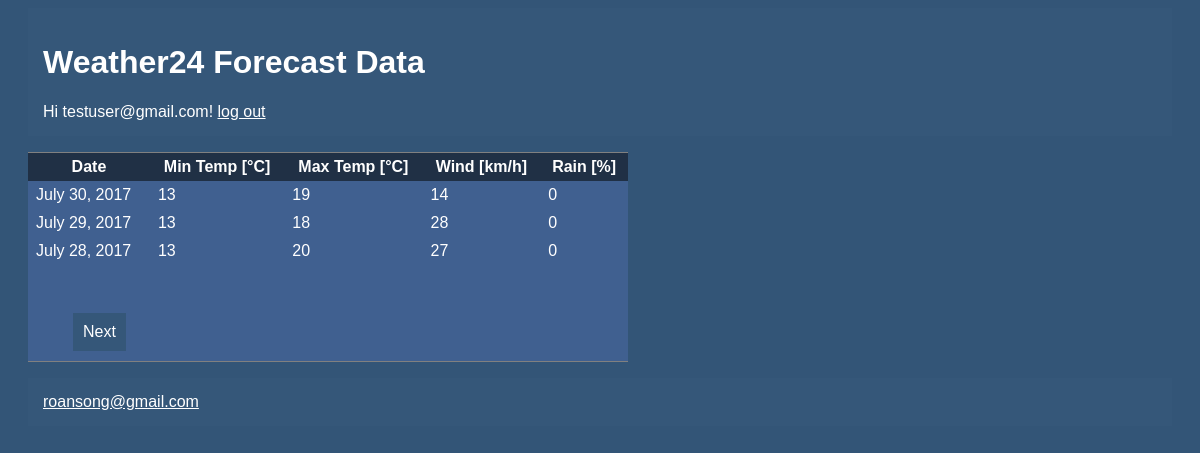
Screenshot of /weather/ (signed in) with the database file from the repository.
### main/models.py (models this page shows, shortened)
class Forecast(models.Model):
	date = models.DateField('Forecast date',unique=True)
	min_temp = models.IntegerField('Min temp')
	max_temp = models.IntegerField('Max temp')
	wind = models.IntegerField('Wind')
	rain = models.IntegerField('Rain')

### main/views.py (the view)
# urls.py: url(r'^weather/$', views.results, name='results'),
@login_required
def results(request, page=0):
    if not (Forecast.objects.count() > 0):
        print('loading')
        load_forecasts()
    page_length = int(request.GET['per_page']) if 'per_page' in request.GET else 3
    page = int(page)
    ind = page*page_length
    query = Forecast.objects.all().order_by('-date')
    context = {
        'forecasts': query[ind:ind+page_length],
        'nextPage':page+1 if ind + page_length <= len(query) else -1,
        'prevPage':page-1,
        'page':page,
        }
    return render(request, 'main/results.html', context)

### main/templates/main/results.html (shortened to what this page needs)
{% extends 'main/base.html' %}
{% block content_header %}Weather24 Forecast Data{% endblock %}
{% block content %}
{% if forecasts %}
    <ul id="main">
    <li>
    <div id="results" class="content">
	    <table>
	    <tr>
		    <th>Date</th>
		    <th>Min Temp [&deg;C]</th>
		    <th>Max Temp [&deg;C]</th>
		    <th>Wind [km/h]</th>
		    <th>Rain [%]</th>
	    </tr>
		    {% for f in forecasts %}
		        <tr>
			        <td>{{ f.date }}</td>
			        <td>{{ f.min_temp }}</td>
			        <td>{{ f.max_temp }}</td>
			        <td>{{ f.wind }}</td>
			        <td>{{ f.rain }}</td>
		        </tr>
		    {% endfor %}
	    </table>
    </div></li>
    <li>
    <div id="pagination" class="content">
	    <ul>
	    {% if nextPage is not -1 %}
	    <li><a class="nice" href= "{% url 'main:pages' nextPage %}">Next</a></li>
	    {% endif %}
	    </ul>
    </div>
    </li>
    </ul>
{% else %}
    <p>No weather stats are available.</p>
{% endif %}
{% endblock %}

### main/templates/main/base.html (shortened to what this page needs)
{% load static %}
<link rel="stylesheet" type="text/css" href="{% static 'main/styles.css' %}">
<!DOCTYPE html>
<html>
<head>
</head>
<body>
  <header class="header">
<h1><a id="home" href="{% url 'main:index' %}" style=""> {% block content_header %}{% endblock %}</a></h1>
  {% block greeting %}
    {% if user.is_authenticated %}
      Hi {{ user.username }}!
      <a href="{% url 'logout' %}">log out</a>
    {% else %}
      Please <a href="{% url 'register' %}">register an account</a> or <a href="{% url 'login' %}">log in.</a>
    {% endif %}
  {% endblock %}
  </header>
  <main>
    {% block content %}
    {% endblock %}
  </main>
  <footer class="footer">
    <a href="mailto:roansong@gmail.com" target="_blank">roansong@gmail.com</a>
  </footer>
</body>
</html>

### main/static/main/styles.css (style rules this page uses)
#home { color:white; }
#home:link, #home:visited { text-decoration: none; }
body { padding-left: 20px; padding-right: 20px; background-color: #335577; font-family: sans-serif; }
.header,.footer { background-color: #355779; color: white; padding: 15px; }
ul { list-style-type:none; }
#main { border-top: 1px solid grey; border-bottom: 1px solid grey; max-width: 600px; padding-left: 0px; }
#pagination { padding-top: 10px; padding-bottom: 10px; background-color: #406090; }
#pagination li { display: inline-block; }
a:link, a:visited { text-decoration: underline; color: white; }
.nice:link, .nice:visited { text-decoration: none; background-color: #355779; color: white; padding: 10px 10px; text-align: center; display: inline-block; }
#results { min-height: 150px; background-color: #406090; }
.nice { padding: 5px; margin-left:5px; }
#results table { background-color: #406090; width:100%; color:white; padding-top: 10px; padding-bottom: 10px; border-collapse: collapse; max-width: 600px; }
#results th { background-color: #203045; padding: 5px 8px; }
#results td { padding: 5px 8px; }

### rows the page displays
Forecast: date "July 30, 2017", min_temp "13", max_temp "19", wind "14", rain "0"
Forecast: date "July 29, 2017", min_temp "13", max_temp "18", wind "28", rain "0"
Forecast: date "July 28, 2017", min_temp "13", max_temp "20", wind "27", rain "0"

### other values shown
{{ user.username }} "testuser@gmail.com"
